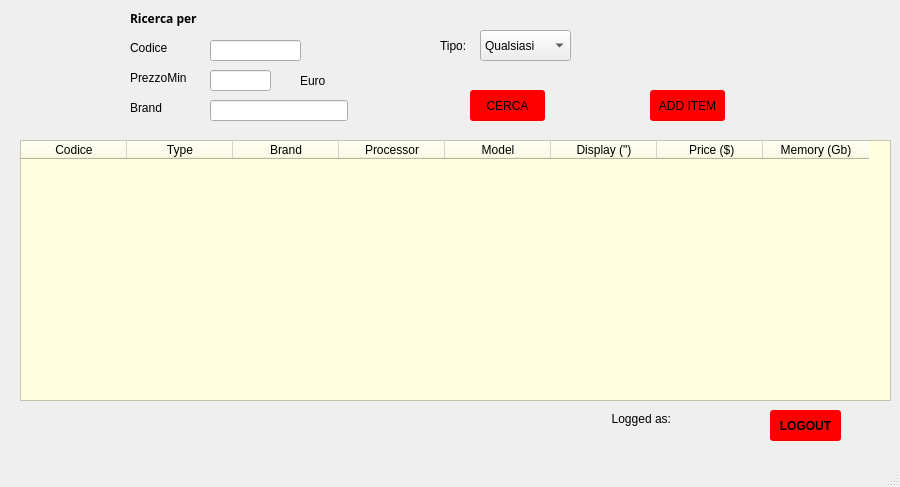
<?xml version="1.0" encoding="UTF-8"?>
<ui version="4.0">
 <class>managerView</class>
 <widget class="QMainWindow" name="managerView">
  <property name="geometry">
   <rect>
    <x>0</x>
    <y>0</y>
    <width>900</width>
    <height>487</height>
   </rect>
  </property>
  <property name="windowTitle">
   <string>MainWindow</string>
  </property>
  <widget class="QWidget" name="centralwidget">
   <widget class="QPushButton" name="logout">
    <property name="geometry">
     <rect>
      <x>770</x>
      <y>410</y>
      <width>71</width>
      <height>31</height>
     </rect>
    </property>
    <property name="font">
     <font>
      <weight>75</weight>
      <bold>true</bold>
     </font>
    </property>
    <property name="styleSheet">
     <string notr="true">QPushButton {
    background-color:  rgb(255,0,0);
    border-radius: 3px;
	color: black;
}
QPushButton:pressed {
    background-color: rgb(203, 218, 249);
	color: black;
}</string>
    </property>
    <property name="text">
     <string>LOGOUT</string>
    </property>
   </widget>
   <widget class="QTableWidget" name="itemtable">
    <property name="geometry">
     <rect>
      <x>20</x>
      <y>140</y>
      <width>871</width>
      <height>261</height>
     </rect>
    </property>
    <property name="styleSheet">
     <string notr="true">background-color:lightyellow</string>
    </property>
    <property name="selectionBehavior">
     <enum>QAbstractItemView::SelectRows</enum>
    </property>
    <attribute name="horizontalHeaderDefaultSectionSize">
     <number>106</number>
    </attribute>
    <attribute name="verticalHeaderDefaultSectionSize">
     <number>20</number>
    </attribute>
    <column>
     <property name="text">
      <string>Codice</string>
     </property>
    </column>
    <column>
     <property name="text">
      <string>Type</string>
     </property>
    </column>
    <column>
     <property name="text">
      <string>Brand</string>
     </property>
    </column>
    <column>
     <property name="text">
      <string>Processor</string>
     </property>
    </column>
    <column>
     <property name="text">
      <string>Model</string>
     </property>
    </column>
    <column>
     <property name="text">
      <string>Display (&quot;)</string>
     </property>
    </column>
    <column>
     <property name="text">
      <string> Price ($)</string>
     </property>
    </column>
    <column>
     <property name="text">
      <string>Memory (Gb)</string>
     </property>
    </column>
   </widget>
   <widget class="QWidget" name="ricerca" native="true">
    <property name="geometry">
     <rect>
      <x>120</x>
      <y>10</y>
      <width>631</width>
      <height>121</height>
     </rect>
    </property>
    <property name="font">
     <font>
      <pointsize>9</pointsize>
     </font>
    </property>
    <property name="styleSheet">
     <string notr="true"/>
    </property>
    <widget class="QLabel" name="label_2">
     <property name="geometry">
      <rect>
       <x>10</x>
       <y>0</y>
       <width>91</width>
       <height>16</height>
      </rect>
     </property>
     <property name="styleSheet">
      <string notr="true">font: 12pt &quot;Arial&quot;;</string>
     </property>
     <property name="text">
      <string/>
     </property>
    </widget>
    <widget class="QLabel" name="label_5">
     <property name="geometry">
      <rect>
       <x>180</x>
       <y>60</y>
       <width>60</width>
       <height>21</height>
      </rect>
     </property>
     <property name="styleSheet">
      <string notr="true">font: 10pt &quot;Arial&quot;;</string>
     </property>
     <property name="text">
      <string>Euro</string>
     </property>
    </widget>
    <widget class="QLineEdit" name="codice_edit">
     <property name="geometry">
      <rect>
       <x>90</x>
       <y>30</y>
       <width>91</width>
       <height>21</height>
      </rect>
     </property>
    </widget>
    <widget class="QLineEdit" name="prezzo_edit">
     <property name="geometry">
      <rect>
       <x>90</x>
       <y>60</y>
       <width>61</width>
       <height>21</height>
      </rect>
     </property>
    </widget>
    <widget class="QLabel" name="label_6">
     <property name="geometry">
      <rect>
       <x>10</x>
       <y>0</y>
       <width>98</width>
       <height>16</height>
      </rect>
     </property>
     <property name="font">
      <font>
       <family>.SF NS Text</family>
       <pointsize>9</pointsize>
       <weight>75</weight>
       <italic>false</italic>
       <bold>true</bold>
      </font>
     </property>
     <property name="styleSheet">
      <string notr="true"/>
     </property>
     <property name="text">
      <string>Ricerca per</string>
     </property>
    </widget>
    <widget class="QComboBox" name="itemType">
     <property name="geometry">
      <rect>
       <x>360</x>
       <y>20</y>
       <width>91</width>
       <height>31</height>
      </rect>
     </property>
     <item>
      <property name="text">
       <string>Qualsiasi</string>
      </property>
     </item>
     <item>
      <property name="text">
       <string>Notebook</string>
      </property>
     </item>
     <item>
      <property name="text">
       <string>Smartphone</string>
      </property>
     </item>
     <item>
      <property name="text">
       <string>Smartwatch</string>
      </property>
     </item>
    </widget>
    <widget class="QLabel" name="label">
     <property name="geometry">
      <rect>
       <x>320</x>
       <y>20</y>
       <width>41</width>
       <height>31</height>
      </rect>
     </property>
     <property name="styleSheet">
      <string notr="true"/>
     </property>
     <property name="text">
      <string>Tipo:</string>
     </property>
    </widget>
    <widget class="QPushButton" name="search">
     <property name="geometry">
      <rect>
       <x>350</x>
       <y>80</y>
       <width>75</width>
       <height>31</height>
      </rect>
     </property>
     <property name="styleSheet">
      <string notr="true">QPushButton {
    background-color:  rgb(255,0,0);
    border-radius: 3px;
	color: black;
}
QPushButton:pressed {
    background-color: rgb(203, 218, 249);
	color: black;
}</string>
     </property>
     <property name="text">
      <string>CERCA</string>
     </property>
    </widget>
    <widget class="QLineEdit" name="brand_edit">
     <property name="geometry">
      <rect>
       <x>90</x>
       <y>90</y>
       <width>138</width>
       <height>21</height>
      </rect>
     </property>
    </widget>
    <widget class="QLabel" name="label_3">
     <property name="geometry">
      <rect>
       <x>10</x>
       <y>30</y>
       <width>55</width>
       <height>16</height>
      </rect>
     </property>
     <property name="text">
      <string>Codice</string>
     </property>
    </widget>
    <widget class="QLabel" name="label_4">
     <property name="geometry">
      <rect>
       <x>10</x>
       <y>60</y>
       <width>61</width>
       <height>16</height>
      </rect>
     </property>
     <property name="text">
      <string>PrezzoMin</string>
     </property>
    </widget>
    <widget class="QLabel" name="label_7">
     <property name="geometry">
      <rect>
       <x>10</x>
       <y>90</y>
       <width>55</width>
       <height>16</height>
      </rect>
     </property>
     <property name="text">
      <string>Brand</string>
     </property>
    </widget>
    <widget class="QPushButton" name="addItem">
     <property name="geometry">
      <rect>
       <x>530</x>
       <y>80</y>
       <width>75</width>
       <height>31</height>
      </rect>
     </property>
     <property name="styleSheet">
      <string notr="true">QPushButton {
    background-color:  rgb(255,0,0);
    border-radius: 3px;
	color: black;
}
QPushButton:pressed {
    background-color: rgb(203, 218, 249);
	color: black;
}</string>
     </property>
     <property name="text">
      <string>ADD ITEM</string>
     </property>
    </widget>
   </widget>
   <widget class="QLabel" name="logged">
    <property name="geometry">
     <rect>
      <x>490</x>
      <y>410</y>
      <width>181</width>
      <height>18</height>
     </rect>
    </property>
    <property name="styleSheet">
     <string notr="true"/>
    </property>
    <property name="text">
     <string>Logged as:</string>
    </property>
    <property name="alignment">
     <set>Qt::AlignRight|Qt::AlignTrailing|Qt::AlignVCenter</set>
    </property>
   </widget>
  </widget>
  <widget class="QMenuBar" name="menubar">
   <property name="geometry">
    <rect>
     <x>0</x>
     <y>0</y>
     <width>900</width>
     <height>21</height>
    </rect>
   </property>
  </widget>
  <widget class="QStatusBar" name="statusbar"/>
 </widget>
 <resources/>
 <connections/>
</ui>
